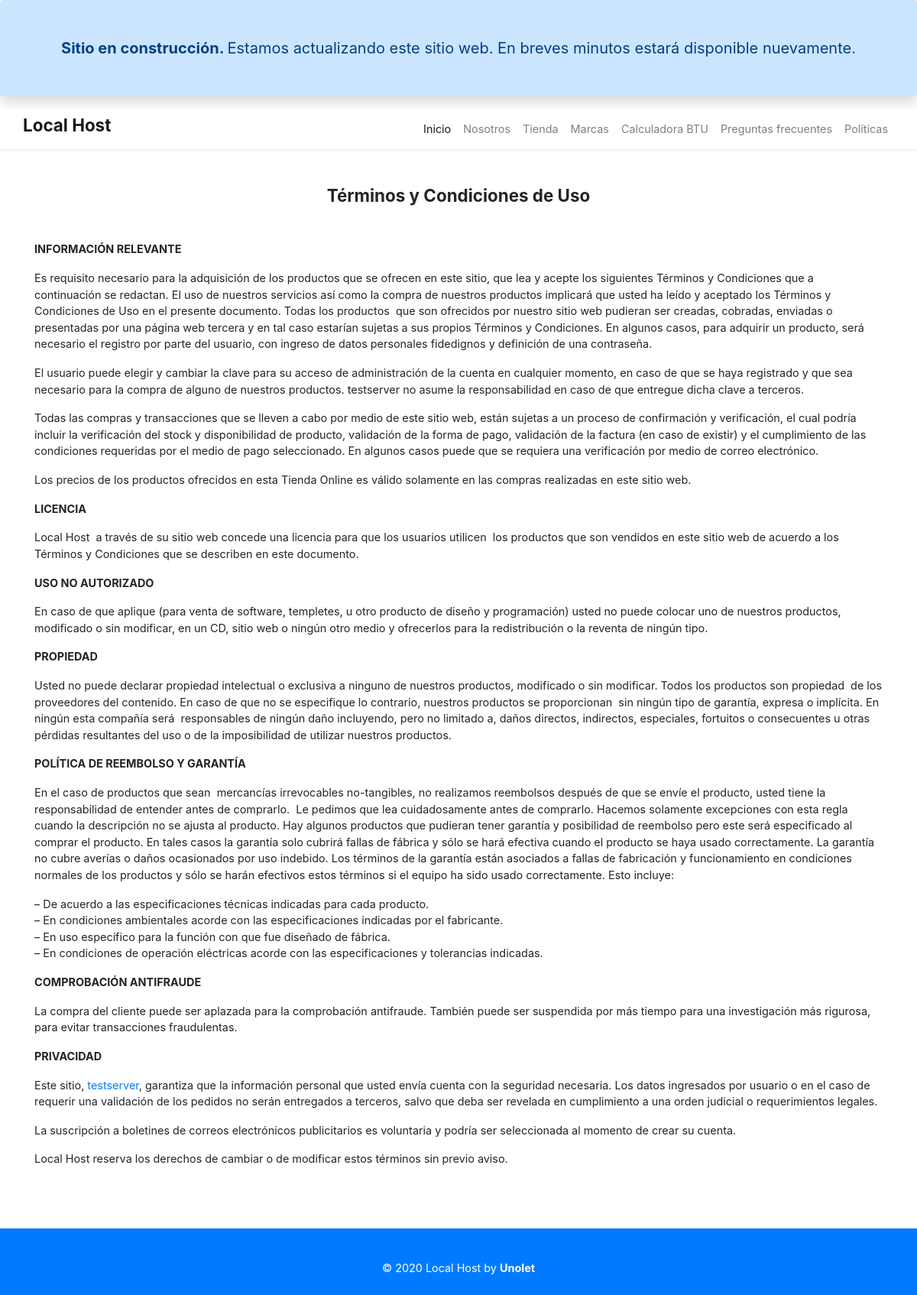
The page /policy/ on the database as committed earlier.
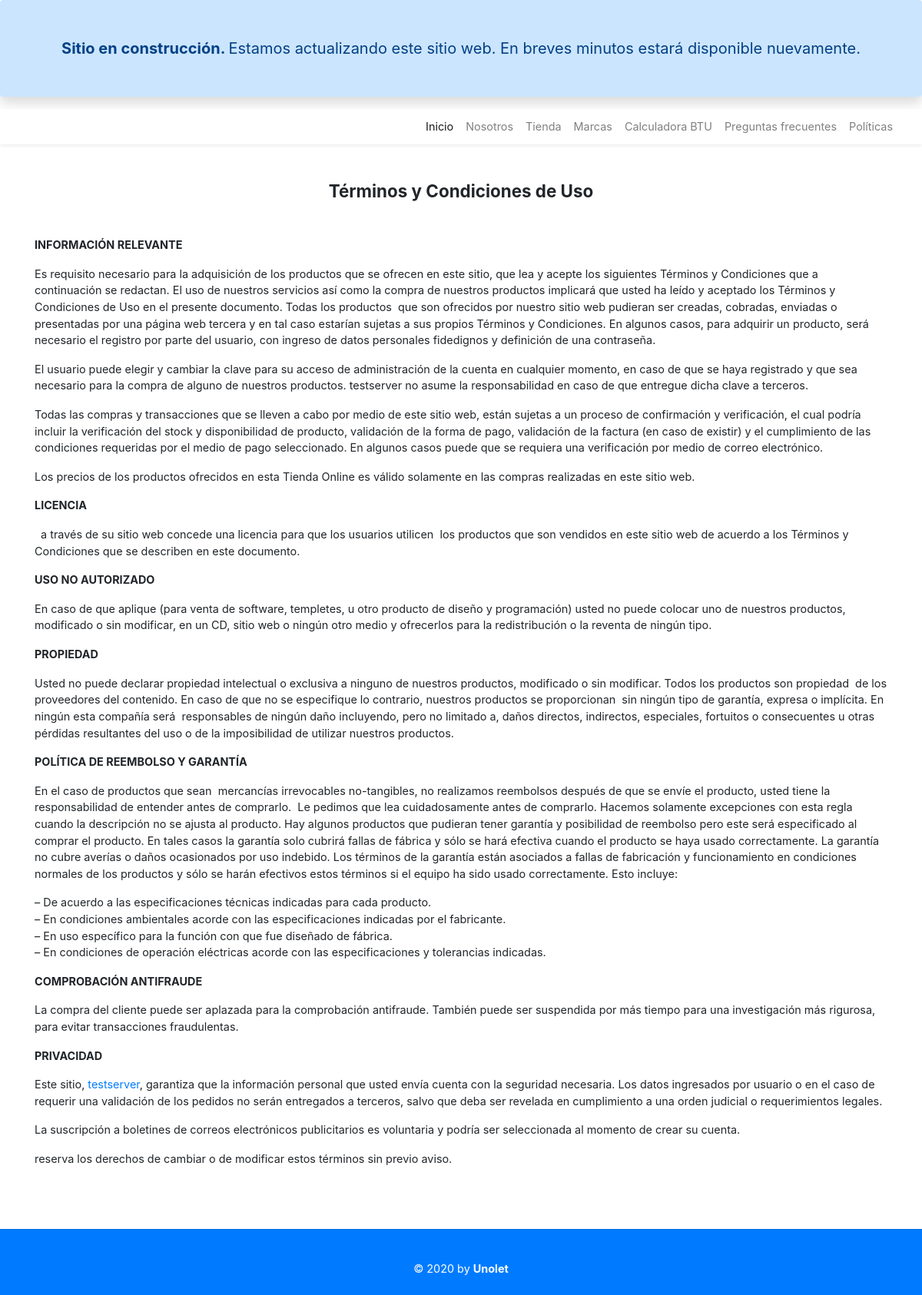
The same page on the database as committed later.
### base/models.py (models this page shows, shortened)
class Setting(models.Model):
    REGISTRATION_MESSAGE_DEFAULT = _l("Si aún no estás registrado, por favor, "
    "cree una cuenta con nosotros.")
    site = models.ForeignKey(Site, on_delete=models.CASCADE, editable=False,
    blank=True, null=True)
    website_name = models.CharField(_l("Nombre del sitio"), max_length=70,
    help_text=_l("Nombre de este sitio. "))
    icon = models.ImageField(_("Icono del sitio"), blank=True, null=True,
    upload_to="setting", help_text=_l("Imagen que aparecerá junto al título en "
    "la pestaña del navegador web. Esta imagen debe ser cuadrada, de no serlo "
    "se recortará para conseguir la dimensión requerida."))
    logo = models.ImageField(_l("Logo"), blank=True, null=True,
    upload_to="setting")
    description = models.CharField(_l("Descripción"), max_length=200,
    blank=True, help_text=_l("Breve descripción del sitio."))
    cover = models.ImageField(_l("Portada"), blank=True, null=True,
    upload_to="setting",
    help_text=_l("Imagen de portada que se mostraráen la parte superior."))
    cover_height = models.IntegerField(_l("Portada tamaño"), default=256,
    validators=[MinValueValidator(0), MaxValueValidator(512)],
    help_text=_l("Altura que tendrá la portada."))
    phone1 = models.CharField(_l("Central telefónica"), max_length=20,
    blank=True)
    phone2 = models.CharField(_l("Teléfono secundario"), max_length=20,
    blank=True)
    email = models.EmailField(_l("Correo electrónico"), blank=True)
    address = models.CharField(_l("Dirección principal"), max_length=256,
    blank=True)
    schedule = models.CharField(_l("Horario de trabajo"), max_length=150,
    blank=True)
    about_title = models.CharField(_l("Acerca de: Título"), max_length=70,
    blank=True)
    about_content = models.TextField(_l("Acerca de: Contenido"), blank=True)
    about_image_cover = models.ImageField(_l("Acerca de: Portada"), blank=True,
    upload_to="about")
    about_image_footer = models.ImageField(_l("Acerca de: Imagen pie de página"),
    blank=True, upload_to="about")
    information_title = models.CharField(_l("Información: Título"),
    max_length=70, blank=True, default=_l("Póngase en contacto con nostros"))
    information_content = models.TextField(_l("Información: Contenido"),
    blank=True, default=_l("Póngase en contacto con nostros ahora mismo."))
    registration_message = models.TextField(_l("Mensaje para nuevos registros"),
    blank=True, default=REGISTRATION_MESSAGE_DEFAULT,
    help_text=_l("Mensaje que se muestra a los usuarios en la página de "
    "inicio de sesión, invitándolos a que, de no estar registrados, que se "
    "registren."))
    embed_map_html = models.TextField(_l("Código inserción de mapa"), blank=True,
    help_text=_l("Código HTML/Javascript que se mostrará en una de las "
    "partes de la página principal como el mapa."))
    embed_promo_url = models.URLField(_l("URL de promoción incrustrada"),
    blank=True, help_text=_l("URL del contenido externo que desea mostrar como "
    "promoción en la página principal. Esta url puede bien ser la url de un "
    "video en Youtube, una imagen, o un contenido html."))
    objects = models.Manager()
    on_site = SiteManager()
    class Meta:
        verbose_name = _("Ajustes")
        verbose_name_plural = _("Ajustes")

### base/views.py (the view)
# urls.py: path("policy/", views.PolicyView.as_view(), name="policy"),
class PolicyView(TemplateView):
    template_name = "base/policy.html"
    @utils.context_decorator()
    def get_context_data(self, **kwargs):
        context = super().get_context_data(**kwargs)
        return context

### base/context_processors.py (called while the page is built)
def var(request):
    return CONTEXT

    @classmethod
    def setting(self, request=None):
        try:
            return Setting.on_site.last()
        except (OperationalError) as e:
            print(e)

### fuente/html.py (called while the page is built)
    def __str__(self):
        return self.value

    def FormatValue(self, value, name=None):
        try:
            value = VALUES_HTML_FORMAT[value]
        except (KeyError):
            value = str(value)
        if name in ("src", "class", "style"):
            value = str(value).strip()
        if name == "checked":
            value = "true"
        return value

    def __setattr__(self, name, value):
        if name in self.no_html_attrname:
            return super().__setattr__(name, value)
        elif isinstance(value, attr):
            return super().__setattr__(name, value)
        return super().__setattr__(name, attr(self, name, value))

### fuente/text.py (called while the page is built)
    @classmethod
    def FormatCodename(self, string, remplace="", lower=True, permitir=""):
        if not remplace:
            remplace = ""
        permited = "abcdefghijklmnopqrstuvwxyzABCDEFGHIJKLMNOPQRSTUVWXYZ0123456789" + permitir
        out = ""
        for char in string:
            if not char in permited:
                char = remplace
            out += char
        if lower:
            return out.lower()
        return out

### fuente/utils.py (called while the page is built)
    def __call__(self, func):
        def method(*args, **kwargs):
            context = func(*args, **kwargs)
            return self.get_context_data(**context)
        return method

### base/templates/base/policy.html (shortened to what this page needs)
{% extends 'base/base.html' %}
{% load thumbnail %}
{% load base %}
{% block content %}
<div class="container">
    <h1 style="text-align: center;"><strong>Términos y Condiciones de Uso</strong></h1>
    <p>&nbsp;</p>
    <p><strong>INFORMACIÓN RELEVANTE</strong></p>
    <p>
        Es requisito necesario para la adquisición de los productos que se ofrecen
        en este sitio, que lea y acepte los siguientes Términos y Condiciones que a
        continuación se redactan. El uso de nuestros servicios así como la compra de
        nuestros productos implicará que usted ha leído y aceptado los Términos y
        Condiciones de Uso en el presente documento. Todas los productos &nbsp;que
        son ofrecidos por nuestro sitio web pudieran ser creadas, cobradas, enviadas
        o presentadas por una página web tercera y en tal caso estarían sujetas a sus
        propios Términos y Condiciones. En algunos casos, para adquirir un producto,
        será necesario el registro por parte del usuario, con ingreso de datos personales
        fidedignos y definición de una contraseña.
    </p>
    <p>
        El usuario puede elegir y cambiar la clave para su acceso de administración
        de la cuenta en cualquier momento, en caso de que se haya registrado y que
        sea necesario para la compra de alguno de nuestros productos. {{ request.get_host }}
        no asume la responsabilidad en caso de que entregue dicha clave a terceros.
    </p>
    <p>
        Todas las compras y transacciones que se lleven a cabo por medio de este sitio
        web, están sujetas a un proceso de confirmación y verificación, el cual podría
        incluir la verificación del stock y disponibilidad de producto, validación de
        la forma de pago, validación de la factura (en caso de existir) y el cumplimiento
        de las condiciones requeridas por el medio de pago seleccionado. En algunos casos
        puede que se requiera una verificación por medio de correo electrónico.
    </p>
    <p>
        Los precios de los productos ofrecidos en esta Tienda Online es válido solamente
        en las compras realizadas en este sitio web.</p><p><strong>LICENCIA</strong>
    </p>
    <p>
        {{ base.setting.website_name }}&nbsp; a través de su sitio web concede una
        licencia para que los usuarios utilicen&nbsp; los productos que son vendidos
        en este sitio web de acuerdo a los Términos y Condiciones que se describen en
        este documento.</p><p><strong>USO NO AUTORIZADO</strong>
    </p>
    <p>
        En caso de que aplique (para venta de software, templetes, u otro producto
        de diseño y programación) usted no puede colocar uno de nuestros productos,
        modificado o sin modificar, en un CD, sitio web o ningún otro medio y ofrecerlos
        para la redistribución o la reventa de ningún tipo.
    </p>
    <p>
        <strong>PROPIEDAD</strong>
    </p>
    <p>
        Usted no puede declarar propiedad intelectual o exclusiva a ninguno de
        nuestros productos, modificado o sin modificar. Todos los productos son
        propiedad &nbsp;de los proveedores del contenido. En caso de que no se
        especifique lo contrario, nuestros productos se proporcionan&nbsp;
        sin ningún tipo de garantía, expresa o implícita. En ningún esta compañía
        será &nbsp;responsables de ningún daño incluyendo, pero no limitado a,
        daños directos, indirectos, especiales, fortuitos o consecuentes u otras
        pérdidas resultantes del uso o de la imposibilidad de utilizar nuestros
        productos.
    </p>
    <p>
        <strong>POLÍTICA DE REEMBOLSO Y GARANTÍA</strong>
    </p>
    <p>
        En el caso de productos que sean&nbsp; mercancías irrevocables no-tangibles,
        no realizamos reembolsos después de que se envíe el producto, usted tiene
        la responsabilidad de entender antes de comprarlo. &nbsp;Le pedimos que
        lea cuidadosamente antes de comprarlo. Hacemos solamente excepciones
        con esta regla cuando la descripción no se ajusta al producto. Hay algunos
        productos que pudieran tener garantía y posibilidad de reembolso pero este
        será especificado al comprar el producto. En tales casos la garantía solo
        cubrirá fallas de fábrica y sólo se hará efectiva cuando el producto se
        haya usado correctamente. La garantía no cubre averías o daños ocasionados
        por uso indebido. Los términos de la garantía están asociados a fallas de
        fabricación y funcionamiento en condiciones normales de los productos y
        sólo se harán efectivos estos términos si el equipo ha sido usado correctamente.
        Esto incluye:
    </p>
    <p>
        – De acuerdo a las especificaciones técnicas indicadas para cada producto.<br>
        – En condiciones ambientales acorde con las especificaciones indicadas por el fabricante.<br>
        – En uso específico para la función con que fue diseñado de fábrica.<br>
        – En condiciones de operación eléctricas acorde con las especificaciones y tolerancias indicadas.
    </p>
    <p>
        <strong>COMPROBACIÓN ANTIFRAUDE</strong>
    </p>
    <p>
        La compra del cliente puede ser aplazada para la comprobación antifraude. También puede ser
        suspendida por más tiempo para una investigación más rigurosa, para evitar transacciones fraudulentas.
    </p>
    <p>
        <strong>PRIVACIDAD</strong>
    </p>
    <p>
        Este sitio, <a href="" target="_blank">{{ request.get_host }}</a>, garantiza que la información personal
        que usted envía cuenta con la seguridad necesaria. Los datos ingresados por usuario o en el
        caso de requerir una validación de los pedidos no serán entregados a terceros, salvo que
        deba ser revelada en cumplimiento a una orden judicial o requerimientos legales.
    </p>
    <p>
        La suscripción a boletines de correos electrónicos publicitarios es voluntaria y
        podría ser seleccionada al momento de crear su cuenta.
    </p>
    <p>
        {{ base.setting.website_name }} reserva los derechos de cambiar o de modificar estos términos sin previo aviso.
    </p>
</div>
{% endblock content %}

### base/templates/base/base.html (shortened to what this page needs)
{% load i18n %}
{% load thumbnail %}
{% load base %}
<!DOCTYPE html>
<html lang="es">
<head>
    {% if settings.DEBUG == True %}
        <link rel="stylesheet" href="/static/external/bootstrap/bootstrap.min.css">
        <link rel="stylesheet" href="/static/external/animatecss/animate.min.css">
    {% endif %}
    <link rel="stylesheet" href="/static/css/base-1.8.css">
</head>
<body id="app" class="{% block body_class %}bg-white p-0 m-0{% endblock body_class %}">
    <div class="alert alert-primary font-size-large p-5 border-0 text-center shadow animate__animated animate__heartBeat animate__slower">
        <strong>Sitio en construcción. </strong>
        <span>Estamos actualizando este sitio web. En breves minutos estará disponible nuevamente.</span>
    </div>
    {% block primary_navigation %}
    <div id="primary-navigation" class="bg-white sticky-top shadow-sm p-0">
        {% block navbar %}
        <nav class="navbar navbar-expand-lg px-md-0 py-1 navbar-light bg-white container animate__animated animate__fadeIn">
            {% block navbar_brand %}
            <a class="navbar-brand animate__animated animate__heartBeat" href="{% url 'index' %}">
                {% if base.setting.logo %}
                    <img src="{{ base.setting.logo|thumbnail_url:'256' }}" class="logo h-64px w-auto" alt="{{ base.setting.website_name }}">
                {% else %}
                    <div class="h1 font-weight-bold" style="white-space: normal;">{{ base.setting.website_name|truncatechars:70 }}</div>
                {% endif %}
            </a>
            {% endblock navbar_brand %}
            {% block navbar_center %}
            <div class="collapse navbar-collapse" id="navbarSupportedContent">
              <ul class="navbar-nav ml-auto">
                {% block navbar_items %}
                <li class="nav-item active">
                  <a class="nav-link" href="{% url 'index' %}#">Inicio <span class="sr-only">(current)</span></a>
                </li>
                <li class="nav-item">
                  <a class="nav-link" href="{% url 'about' %}">Nosotros</a>
                </li>
                <li class="nav-item">
                    <a class="nav-link" href="{% url 'store-item-list' %}">Tienda</a>
                </li>
                <li class="nav-item">
                    <a class="nav-link" href="{% url 'brands' %}">Marcas</a>
                </li>
                <li class="nav-item">
                    <a class="nav-link" href="{% url 'calcbtu' %}">Calculadora BTU</a>
                </li>
                <li class="nav-item">
                    <a class="nav-link" href="{% url 'questions' %}">Preguntas frecuentes</a>
                </li>
                <li class="nav-item">
                    <a class="nav-link" href="{% url 'policy' %}">Políticas</a>
                </li>
                {% endblock navbar_items %}
              </ul>
              {% endblock navbar_center %}
            </div>
        </nav>
        {% endblock navbar %}
    </div>
    {% endblock primary_navigation %}
    <main id="content" class="bg-white py-5">
        {% block content %}{% endblock content %}
    </main>
    <footer class="bg-primary d-print-none">
        <hr>
        {% block copyright %}
        <div class="copyright text-center text-white p-4">
            © {% now "Y" %} {{ base.setting.website_name }} by <a class="text-white" href="{{ unolet.site.url }}" target="_blank"><b>{{ unolet.site.name }}</b></a>
        </div>
        {% endblock copyright %}
    </footer>
</body>
</html>

### static/css/base-1.8.css (style rules this page uses)
:root { --unolet-white: #ffffff; --unolet-black: #454545; --unolet-gray: #757575; --unolet-red: #ff0000; --light2: rgb(238, 239, 240); }
html { scroll-behavior: smooth; }
body { background-color: var(--light); }
body, .btn, .form-control, .form-control-plaintext, .dropdown-menu, .input-group-text, .custom-select, .popover-header, .table { font-size: 0.9rem; }
.nav-item .nav-link { color: #454545; }
h1, .h1 { font-size: 1.4rem; }
.font-size-large { font-size: 20px; }

Rows that differ between the two databases and show on the page:
removed Setting: setting.website_name "Local Host"
